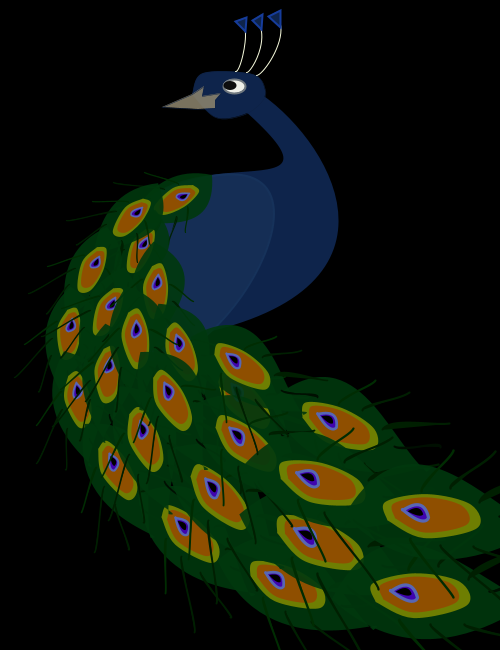
Frame 1 (no input)
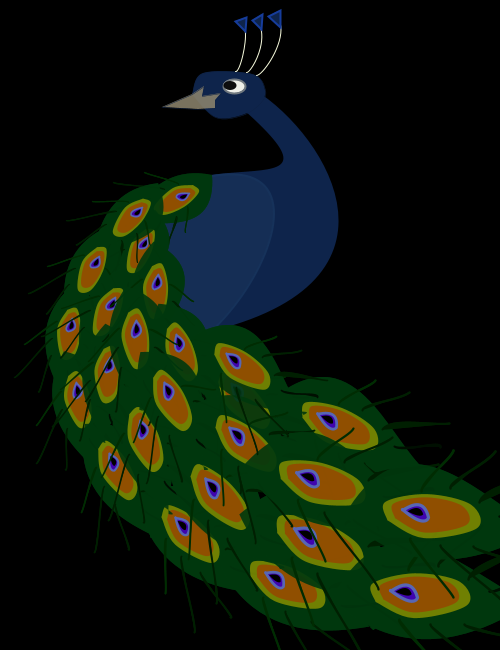
Frame 2 (the mouse pressed at the canvas centre, redrawn once)

The Processing sketch that drew these frames (run headless with seeded random() and noise(); the mouse was pressed at the canvas centre and the sketch redrawn once):

// Processing sketch: processing_12132
// ── processing_12132.pde

void setup(){
  
  size(500,650);
  background(0);
  smooth();
  noStroke();
  noLoop();
  
  fill(#0E244B);
  beginShape();
  vertex(255,90);
  bezierVertex(327,135,425,288,194,335);
  vertex(128,224);
  bezierVertex(173,128,365,218,244,110);
  endShape();
  
  strokeWeight(2);
  stroke(#16325A);
  fill(#152F55,245);
  beginShape();
  vertex(160,191);
  bezierVertex(378,104,230,377,144,359);
  endShape();
  
  strokeWeight(.5);
  stroke(#0D2143);
  fill(#0E244B);
  beginShape();
  curveVertex(192,94);
  curveVertex(192,94);
  curveVertex(203,73);
  curveVertex(252,74);
  curveVertex(265,90);
  curveVertex(260,103);
  curveVertex(242,115);
  curveVertex(215,117);
  curveVertex(192,94);
  curveVertex(192,94);
  endShape();
  
  fill(#8C846D,220);
  beginShape();
  vertex(192,94);
  vertex(162,107);
  vertex(198,109);
  vertex(215,108);
  vertex(215,100);
  vertex(221,93);
  vertex(202,96);
  vertex(204,86);
  vertex(192,94);
  endShape();
  
  strokeWeight(1);
  stroke(#F8FCDE);
  noFill();
  bezier(235,71,240,73,250,28,242,25);
  bezier(246,72,250,73,270,40,257,20);
  bezier(256,75,263,75,290,35,277,17);
  
  strokeWeight(2);
  stroke(#163C9B);
  fill(#0E244B);
  triangle(245,31,235,21,246,17);
  triangle(261,29,252,20,262,14);
  triangle(280,27,268,16,280,10);
  
  strokeWeight(2);
  stroke(#70787E);
  fill(#FCFCF2,240);
  ellipse(234,86,22,14);
  noStroke();
  fill(#000000,240);
  ellipse(230,85.5,13,9);

}

void draw(){
  noStroke();
  feather(212,175);
  translate(-194,191);
  scale(1.25);
  rotate(-PI/5);
  feather(212,175);
  translate(58,-146);
  scale(1.25);
  rotate(PI/10);
  feather(212,175);
  translate(-190,70);
  scale(1.3);
  rotate(-PI/10);
  feather(212,175);
  translate(-190,70);
  scale(1.3);
  rotate(-PI/10);
  feather(212,175);
  translate(-190,70);
  scale(1.35);
  rotate(-PI/10);
  feather(212,175);
  translate(-205,73);
  scale(1.4);
  rotate(-PI/10);
  feather(212,175);
  translate(-218,73);
  scale(1.45);
  rotate(-PI/10);
  feather(212,175);
  translate(-210,73);
  scale(1.4);
  rotate(-PI/10);
  feather(212,175);
  
  translate(575,70);
  scale(.8);
  rotate(PI/2);
  feather(212,175);
  translate(-190,100);
  scale(1.35);
  rotate(-PI/8);
  feather(212,175);
  translate(-210,100);
  scale(1.45);
  rotate(-PI/8);
  feather(212,175);
  translate(-225,100);
  scale(1.5);
  rotate(-PI/8);
  feather(212,175);
  translate(-235,90);
  scale(1.5);
  rotate(-PI/8);
  feather(212,175);
  translate(-200,80);
  scale(1.3);
  rotate(-PI/8);
  feather(212,175);
  
  translate(550,150);
  scale(.7);
  rotate(PI/2);
  feather(212,175);
  translate(-190,100);
  scale(1.35);
  rotate(-PI/8);
  feather(212,175);
  translate(-210,100);
  scale(1.45);
  rotate(-PI/8);
  feather(212,175);
  translate(-225,100);
  scale(1.5);
  rotate(-PI/8);
  feather(212,175);
  
  translate(390,-110);
  scale(.9);
  rotate(PI/3);
  feather(212,175);
  translate(-190,100);
  scale(1.35);
  rotate(-PI/8);
  feather(212,175);
  translate(-210,100);
  scale(1.45);
  rotate(-PI/8);
  feather(212,175);
  translate(-235,70);
  scale(1.5);
  rotate(-PI/8);
  feather(212,175);
  translate(-180,24);
  scale(1.35);
  rotate(-PI/15);
  feather(212,175);
  translate(280,-13);
  scale(.85);
  rotate(PI/6);
  feather(212,175);
  
}

void feather(int x, int y) {
  noStroke();
  fill(#00370D,230);
  beginShape();
  vertex(212,175);
  bezierVertex(217,240,155,218,125,225);
  bezierVertex(125,245,140,160,212,175);
  endShape();
  
  fill(#808A00,220);
  beginShape();
  curveVertex(193,185);
  curveVertex(193,185);
  curveVertex(199,192);
  curveVertex(184,207);
  curveVertex(163,215);
  curveVertex(154,207);
  curveVertex(173,188);
  curveVertex(193,185);
  curveVertex(193,185);
  endShape();
  
  fill(#974500,210);
  scale(.8);
  translate(45,50);
  beginShape();
  curveVertex(193,185);
  curveVertex(193,185);
  curveVertex(199,192);
  curveVertex(184,207);
  curveVertex(163,215);
  curveVertex(154,207);
  curveVertex(173,188);
  curveVertex(193,185);
  curveVertex(193,185);
  endShape(); 
  
  strokeWeight(1.5);
  stroke(#002C02);
  fill(#002C02);
  bezier(189,208,193,213,185,235,187,240);
  stroke(#001F01);
  fill(#001F01);
  bezier(175,220,179,223,165,245,165,255);
  stroke(#001F01);
  fill(#001F01);
  bezier(155,223,159,233,135,255,130,265);
  stroke(#000F01);
  fill(#000F01);
  bezier(140,223,132,226,124,255,120,250);
  
  stroke(#002C02);
  fill(#002C02);
  bezier(178,180,180,177,140,168,135,165);
  stroke(#001F01);
  fill(#001F01);
  bezier(160,187,158,183,101,182,97,178);
  stroke(#001F01);
  fill(#001F01);
  bezier(143,198,140,195,96,215,100,210);
  
  strokeWeight(2);
  stroke(#5766B4);
  fill(#3F04AF);
  beginShape();
  vertex(192,192);
  bezierVertex(191,190,188,208,176,197);
  bezierVertex(176,197,173,190,192,192);
  endShape();
  
  noStroke();
  fill(#000000);
  beginShape();
  vertex(189,193);
  bezierVertex(189,193,186,202,180,197);
  bezierVertex(180,197,179,194,189,193);
  endShape();

}
